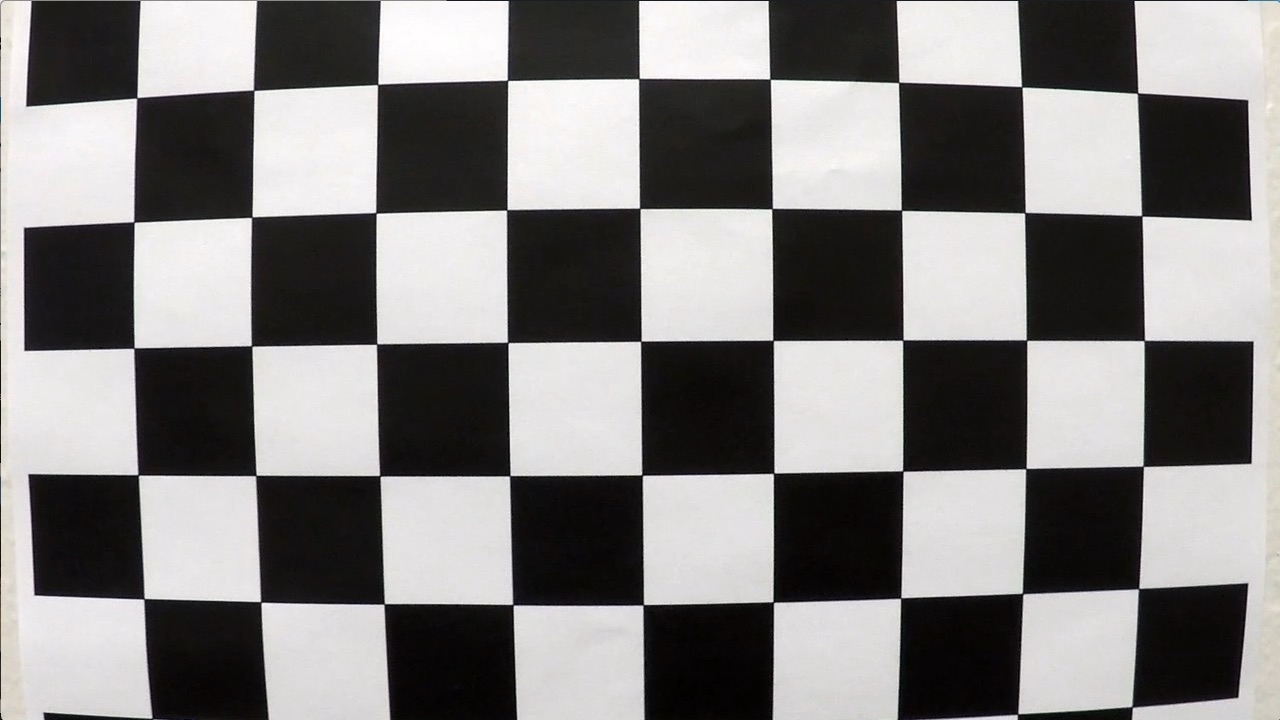
#> input picture 2.CarND-Advanced-Lane-Lines/camera_cal/calibration1.jpg, 1280 x 720 px
$ jupyter execute --allow-errors AdvancedLaneLinesDetection.ipynb   (older library calls are emulated)   (text cells are left out)
#> lines starting #> are read from the running program, lines starting #| are printed output that depends on the picture; after the words box and inside, x2 and y2 are one past the last pixel; in counts of white or black regions, pixels touching at a corner belong together; pictures that were not available may be replaced by others from this repository, and a replacement may not be noted
[cell 1]
## Basic lib
import numpy as np
import cv2
import glob
import matplotlib.pyplot as plt

[cell 2]
#################################################################
# Step 1 : Calculate camera distortion coefficients
#################################################################
def getCameraCalibrationCoefficients(chessboardname, nx, ny):
    # prepare object points, like (0,0,0), (1,0,0), (2,0,0) ....,(6,5,0)
    objp = np.zeros((ny * nx, 3), np.float32)
    objp[:,:2] = np.mgrid[0:nx, 0:ny].T.reshape(-1,2)

    # Arrays to store object points and image points from all the images.
    objpoints = [] # 3d points in real world space
    imgpoints = [] # 2d points in image plane.

    images = glob.glob(chessboardname)
    if len(images) > 0:
        print("images num for calibration : ", len(images))
    else:
        print("No image for calibration.")
        return

    ret_count = 0
    for idx, fname in enumerate(images):
        img = cv2.imread(fname)
        gray = cv2.cvtColor(img, cv2.COLOR_BGR2GRAY)
        img_size = (img.shape[1], img.shape[0])
        # Finde the chessboard corners
        ret, corners = cv2.findChessboardCorners(gray, (nx, ny), None)

        # If found, add object points, image points
        if ret == True:
            ret_count += 1
            objpoints.append(objp)
            imgpoints.append(corners)

    ret, mtx, dist, rvecs, tvecs = cv2.calibrateCamera(objpoints, imgpoints, img_size, None, None)
    print('Do calibration successfully')
    return ret, mtx, dist, rvecs, tvecs

[cell 3]
nx = 9
ny = 6
ret, mtx, dist, rvecs, tvecs = getCameraCalibrationCoefficients('camera_cal/calibration*.jpg', nx, ny)
#> in getCameraCalibrationCoefficients, img is the input picture: shape (720, 1280, 3); mean B, G, R 127.8, 128.4, 130.1
#> in getCameraCalibrationCoefficients, `ret, corners = cv2.findChessboardCorners(gray, (nx, ny), None)`: ret = False; corners = None
#> in getCameraCalibrationCoefficients, `ret, mtx, dist, rvecs, tvecs = cv2.calibrateCamera(objpoints, imgpoint..`: ret = 0.644; mtx = [[1057.6, 0, 691.1], [0, 1058.6, 278], [0, 0, 1]]; dist = [[-0.322, 0.709, 0.013, 0.00946, -1.02]]; rvecs = ([0.424, -0.236, 0.0488], [-0.024, 0.4, -0.0295]); tvecs = ([-2.48, 1.1, 17.79], [-17.95, -0.401, 29.17])
#> ret = 0.644; mtx = [[1057.6, 0, 691.1], [0, 1058.6, 278], [0, 0, 1]]; dist = [[-0.322, 0.709, 0.013, 0.00946, -1.02]]; rvecs = ([0.424, -0.236, 0.0488], [-0.024, 0.4, -0.0295]); tvecs = ([-2.48, 1.1, 17.79], [-17.95, -0.401, 29.17])

[cell 4]
#################################################################
# Step 2 : Undistort image
#################################################################
def undistortImage(distortImage, mtx, dist):
    return cv2.undistort(distortImage, mtx, dist, None, mtx)

[cell 5]
# Read distorted chessboard image
test_distort_image = cv2.imread('./camera_cal/calibration4.jpg')

# Do undistortion & display
#> (the rest of this cell did not finish here and is left out)

[cell 6]
#################################################################
# Step 3 : Warp image based on src_points and dst_points
#################################################################
# The type of src_points & dst_points should be like
# np.float32([ [0,0], [100,200], [200, 300], [300,400]])
def warpImage(image, src_points, dst_points):
    image_size = (image.shape[1], image.shape[0])
    # rows = img.shape[0] 720
    # cols = img.shape[1] 1280
    M = cv2.getPerspectiveTransform(src, dst)
    Minv = cv2.getPerspectiveTransform(dst, src)
    warped_image = cv2.warpPerspective(image, M,image_size, flags=cv2.INTER_LINEAR)

    return warped_image, M, Minv

[cell 7]
test_distort_image = cv2.imread('test_images/test4.jpg')

# Do undistortion & display
#> (the rest of this cell did not finish here and is left out)

[cell 8]
#################################################################
# Step 4 : Create a thresholded binary image
#################################################################
def hlsLSelect(img, thresh=(220, 255)):
    hls = cv2.cvtColor(img, cv2.COLOR_BGR2HLS)
    l_channel = hls[:,:,1]
    l_channel = l_channel*(255/np.max(l_channel))
    binary_output = np.zeros_like(l_channel)
    binary_output[(l_channel > thresh[0]) & (l_channel <= thresh[1])] = 1
    return binary_output

# [62 lines left out: functions hlsSSelect, dirThreshold, magThreshold, absSobelThreshold, not called in this run]

def labBSelect(img, thresh=(215, 255)):
    # 1) Convert to LAB color space
    lab = cv2.cvtColor(img, cv2.COLOR_BGR2Lab)
    lab_b = lab[:,:,2]
    # don't normalize if there are no yellows in the image
    if np.max(lab_b) > 100:
        lab_b = lab_b*(255/np.max(lab_b))
    # 2) Apply a threshold to the L channel
    binary_output = np.ones_like(lab_b)
    binary_output[((lab_b > thresh[0]) & (lab_b <= thresh[1]))] = 0
    # 3) Return a binary image of threshold result
    return binary_output

[cell 9]
min_thresh = 30
max_thresh = 100
#> (the rest of this cell did not finish here and is left out)

[cell 10]
min_thresh = 150
max_thresh = 255
#> (the rest of this cell did not finish here and is left out)

[cell 11]
min_thresh = 215
max_thresh = 255
#> (the rest of this cell did not finish here and is left out)

[cell 12]
min_thresh = 215
max_thresh = 255
#> (the rest of this cell did not finish here and is left out)

#> (a cell that did not finish here is left out)

[cell 14]
#################################################################
# Step 5 : Detect lane lines through moving window
#################################################################
# [103 lines left out: functions find_lane_pixels, fit_polynomial, not called in this run]

#> (a cell that did not finish here is left out)

[cell 16]
#################################################################
# Step 6 : Track lane lines based latest lane line result
#################################################################
# [73 lines left out: functions fit_poly, search_around_poly, not called in this run]

#> (a cell that did not finish here is left out)

[cell 18]
#################################################################
# Step 7 : Measure real world curvature
#################################################################
# [21 lines left out: function measure_curvature_real, not called in this run]

#> (a cell that did not finish here is left out)

[cell 20]
#################################################################
# Step 8 : Draw lane line result on undistorted image
#################################################################
# [30 lines left out: functions drawing, draw_text, not called in this run]

#> (a cell that did not finish here is left out)

[cell 22]
nx = 9
ny = 6
ret, mtx, dist, rvecs, tvecs = getCameraCalibrationCoefficients('camera_cal/calibration*.jpg', nx, ny)

[cell 23]
input_image = cv2.imread('original_image/1045.jpg')
src = np.float32([[580, 460], [700, 460], [1096, 720], [200, 720]])
dst = np.float32([[300, 0], [950, 0], [950, 720], [300, 720]])

#> (the rest of this cell did not finish here and is left out)

[cell 24]
nx = 9
ny = 6
ret, mtx, dist, rvecs, tvecs = getCameraCalibrationCoefficients('camera_cal/calibration*.jpg', nx, ny)
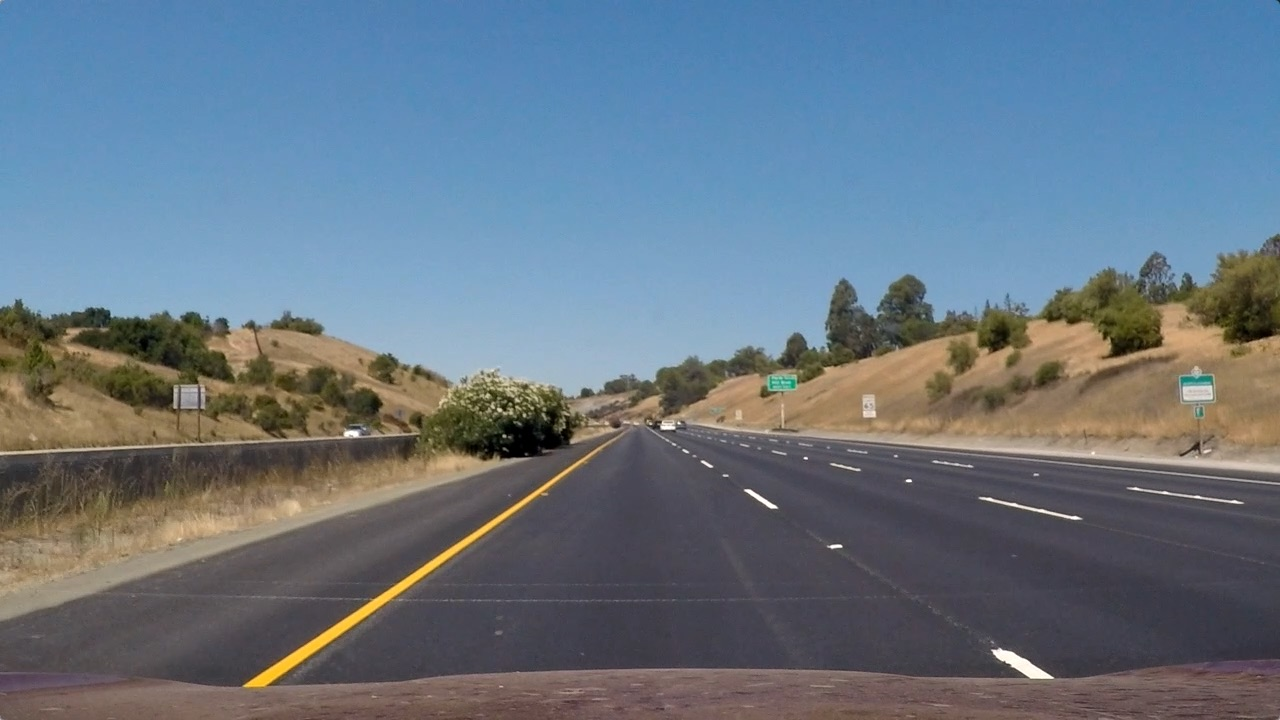
#> input picture 2.CarND-Advanced-Lane-Lines/test_images/straight_lines1.jpg, 1280 x 720 px, given in place of project_video.mp4, which was not available
#> further down, image is the input picture: shape (720, 1280, 3); mean B, G, R 131.2, 117.7, 103.2

src = np.float32([[580, 460], [700, 460], [1096, 720], [200, 720]])
dst = np.float32([[300, 0], [950, 0], [950, 720], [300, 720]])

video_input = 'project_video.mp4'
video_output = 'output_images/result_video.mp4'

cap = cv2.VideoCapture(video_input)

fourcc = cv2.VideoWriter_fourcc(*'XVID')
out = cv2.VideoWriter(video_output, fourcc, 20.0, (1280, 720))

count = 1
detected = False

#> (the rest of this cell did not finish here and is left out)

        warp_image, M, Minv = warpImage(undistort_image, src, dst)
#> in warpImage, `warped_image = cv2.warpPerspective(image, M,image_size, flags=cv2.INTE..`:
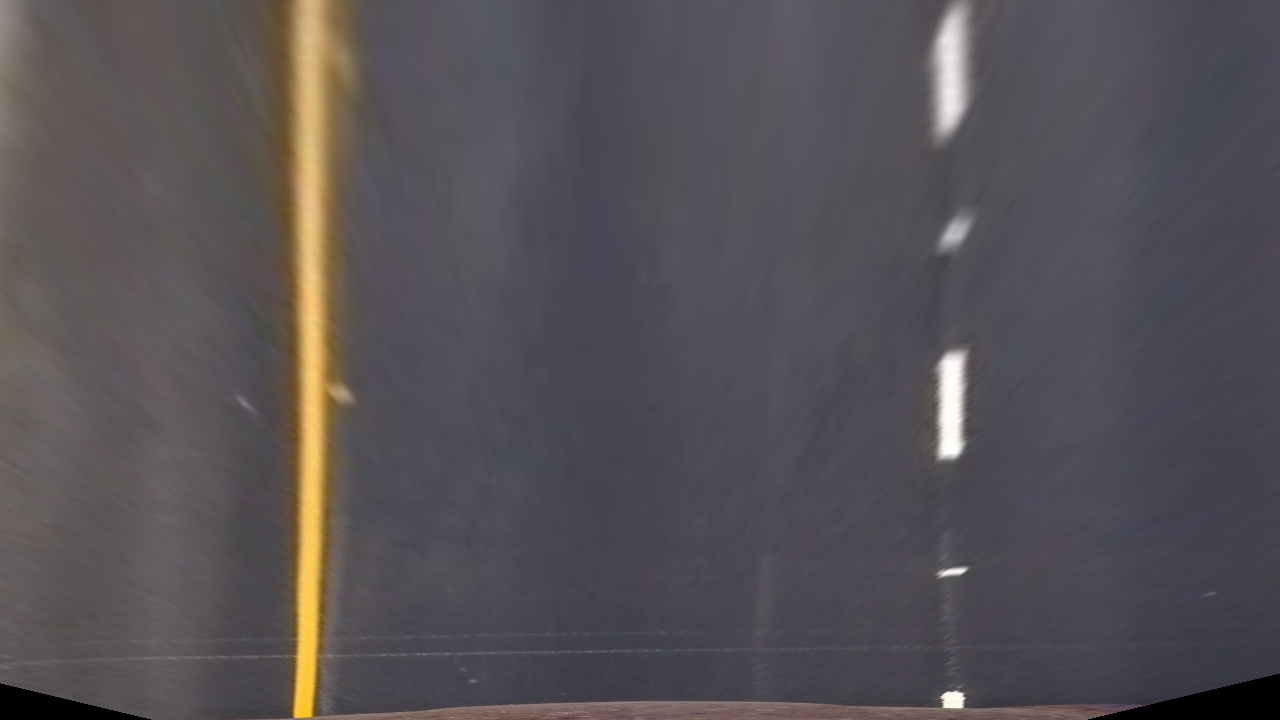
#> warped_image: shape (720, 1280, 3); mean B, G, R 86.2, 81.4, 86
#> `warp_image, M, Minv = warpImage(undistort_image, src, dst)`: M = [[-0.519, -1.47, 949.7], [0, -1.98, 911], [0, -0.00238, 1]]; Minv = [[0.185, -0.768, 524.6], [-1.07e-16, -0.505, 460], [-2.32e-19, -0.0012, 1]]
        hlsL_binary = hlsLSelect(warp_image)
#> in hlsLSelect, `hls = cv2.cvtColor(img, cv2.COLOR_BGR2HLS)`: hls: shape (720, 1280, 3); mean of channels 0, 1, 2 112.2, 85.3, 20.3
#> `hlsL_binary = hlsLSelect(warp_image)`:
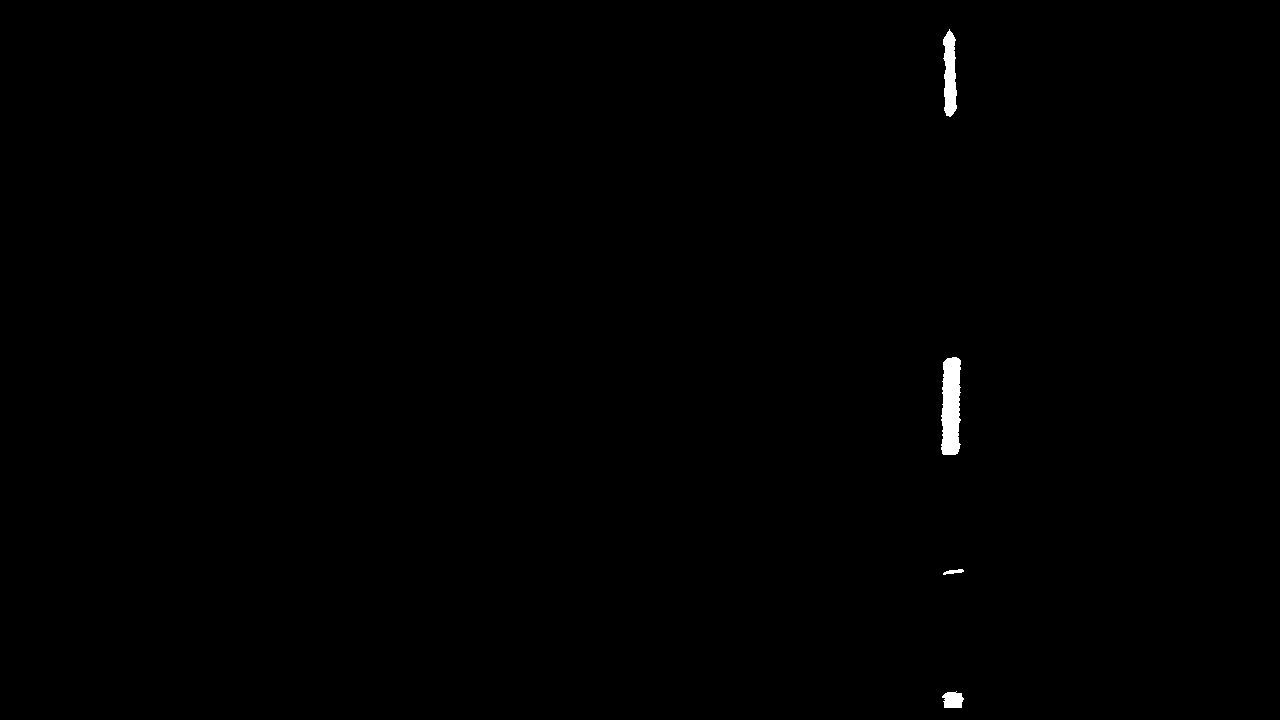
#> hlsL_binary: shape (720, 1280) float64; values 0 (black) and 1 (white), 0.32% white; 4 white regions, box (x1, y1, x2, y2) and area: (941, 357, 961, 455) 1660, (943, 29, 957, 117) 907, (942, 691, 964, 708) 290, (943, 569, 964, 575) 70
        labB_binary = labBSelect(warp_image, (205, 255))
#> in labBSelect, `lab = cv2.cvtColor(img, cv2.COLOR_BGR2Lab)`: lab: shape (720, 1280, 3); mean of channels 0, 1, 2 89.6, 131.2, 125.7
#> `labB_binary = labBSelect(warp_image, (205, 255))`:
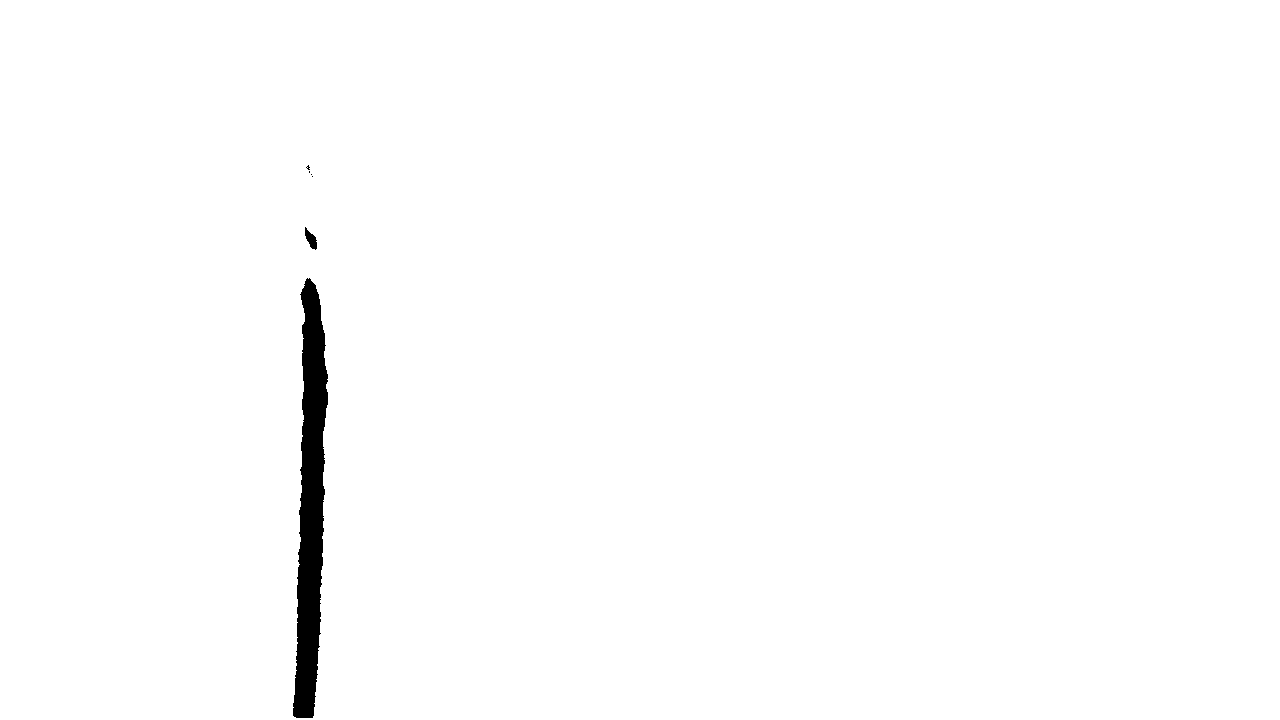
#> labB_binary: shape (720, 1280) float64; values 0 (black) and 1 (white), 98.9% white; 6 black regions (4 under 20 px), largest, box (x1, y1, x2, y2) and area: (293, 278, 328, 718) 9580, (305, 227, 317, 250) 145
        combined_binary = np.zeros_like(sx_binary)
        combined_binary[(hlsL_binary == 1) | (labB_binary == 0)] = 1
        left_fit = []
        right_fit = []
        ploty = []
        if detected == False:
            out_img, left_fit, right_fit, ploty = fit_polynomial(combined_binary, nwindows=9, margin=80, minpix=40)
            if (len(left_fit) > 0 & len(right_fit) > 0) :
                detected = True
            else :
                detected = False
        else:
            track_result, left_fit, right_fit, ploty,  = search_around_poly(combined_binary, left_fit, right_fit)
            if (len(left_fit) > 0 & len(right_fit) > 0) :
                detected = True
            else :
                detected = False

        left_curverad, right_curverad, offset = measure_curvature_real(left_fit, right_fit, ploty)
        average_curverad = (left_curverad + right_curverad)/2
        left_fitx = left_fit[0]*ploty**2 + left_fit[1]*ploty + left_fit[2]
        right_fitx = right_fit[0]*ploty**2 + right_fit[1]*ploty + right_fit[2]
        result = drawing(undistort_image, combined_binary, warp_image, left_fitx, right_fitx)
        text_result = draw_text(result, average_curverad, offset)

        out.write(text_result)
        #cv2.imwrite('original_image/' + str(count) + '.jpg', undistort_image)
        #cv2.imwrite('result_image/' + str(count) + '.jpg', text_result)
        count += 1
    else:
        break

cap.release()
out.release()
